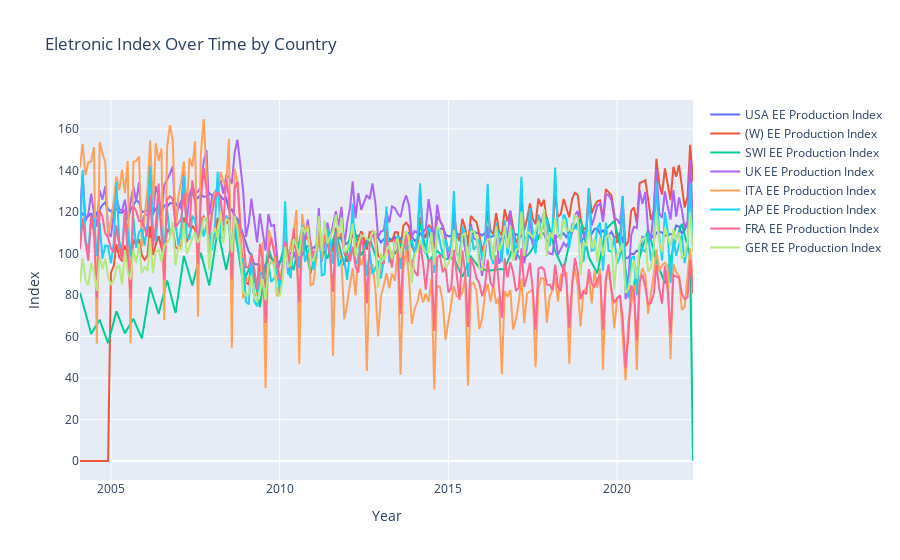

This figure's notebook cell:
### Code cell
ee_index = ['USA EE Production Index', '(W) EE Production Index',
       'SWI EE Production Index', 'UK EE Production Index',
       'ITA EE Production Index', 'JAP EE Production Index',
       'FRA EE Production Index', 'GER EE Production Index'
]

ee_index_data = market_data_resampled[ee_index]

# Create an empty list for traces
traces = []

# Create a trace for each country
for country in ee_index:
    trace = go.Scatter(
        x=ee_index_data.index,  
        y=ee_index_data[country],  
        mode='lines', 
        name=country 
    )
    traces.append(trace)

# Define the layout
layout = go.Layout(
    title=" Eletronic Index Over Time by Country",
    xaxis=dict(title='Year'),
    yaxis=dict(title='Index'),
)

# Create the figure and plot it
fig = go.Figure(data=traces, layout=layout)

# Show the plot
fig.show()

### Figure 1 — Plotly figure (JSON) as saved in the notebook; plotly's stock layout.template omitted (floating-point values rounded to 4 significant figures; data arrays with more than 128 entries replaced by an {"elided": "..."} marker saying what was removed)
{"data": [{"mode": "lines", "name": "USA EE Production Index", "type": "scatter", "x": {"elided": "219 str values"}, "y": {"elided": "219 float values"}}, {"mode": "lines", "name": "(W) EE Production Index", "type": "scatter", "x": {"elided": "219 str values"}, "y": {"elided": "219 float values"}}, {"mode": "lines", "name": "SWI EE Production Index", "type": "scatter", "x": {"elided": "219 str values"}, "y": {"elided": "219 float values"}}, {"mode": "lines", "name": "UK EE Production Index", "type": "scatter", "x": {"elided": "219 str values"}, "y": {"elided": "219 float values"}}, {"mode": "lines", "name": "ITA EE Production Index", "type": "scatter", "x": {"elided": "219 str values"}, "y": {"elided": "219 float values"}}, {"mode": "lines", "name": "JAP EE Production Index", "type": "scatter", "x": {"elided": "219 str values"}, "y": {"elided": "219 float values"}}, {"mode": "lines", "name": "FRA EE Production Index", "type": "scatter", "x": {"elided": "219 str values"}, "y": {"elided": "219 float values"}}, {"mode": "lines", "name": "GER EE Production Index", "type": "scatter", "x": {"elided": "219 str values"}, "y": {"elided": "219 float values"}}], "layout": {"title": {"text": " Eletronic Index Over Time by Country"}, "xaxis": {"title": {"text": "Year"}}, "yaxis": {"title": {"text": "Index"}}}}
